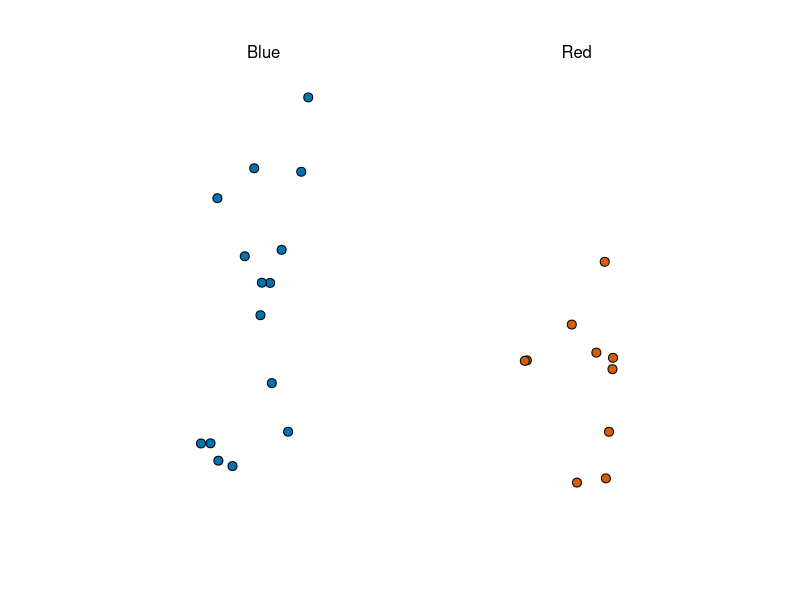
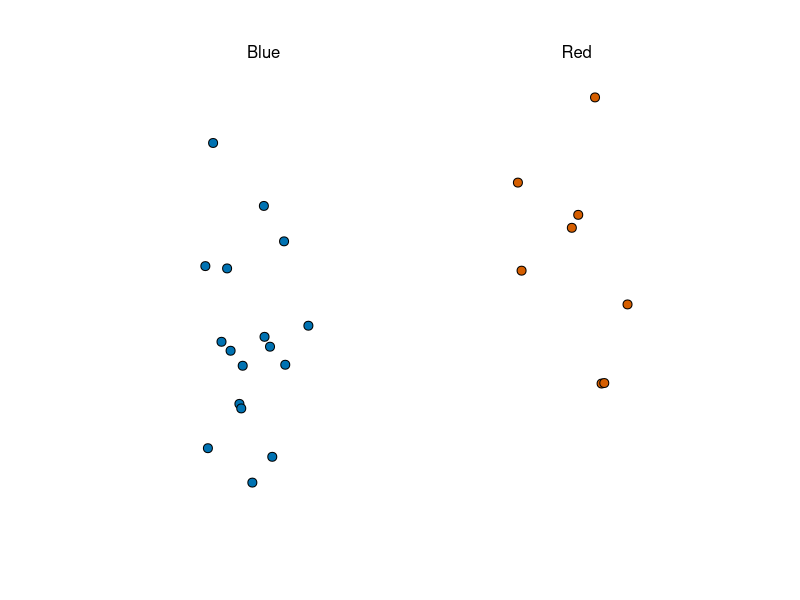
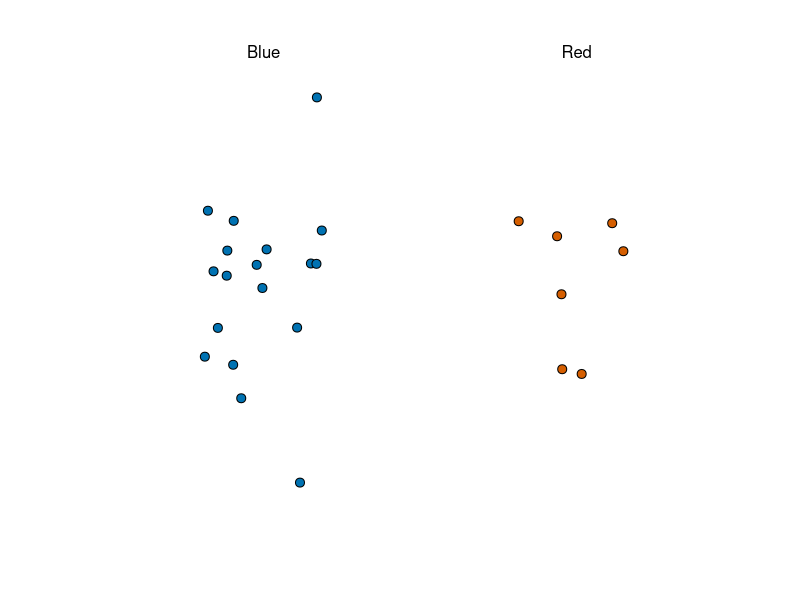
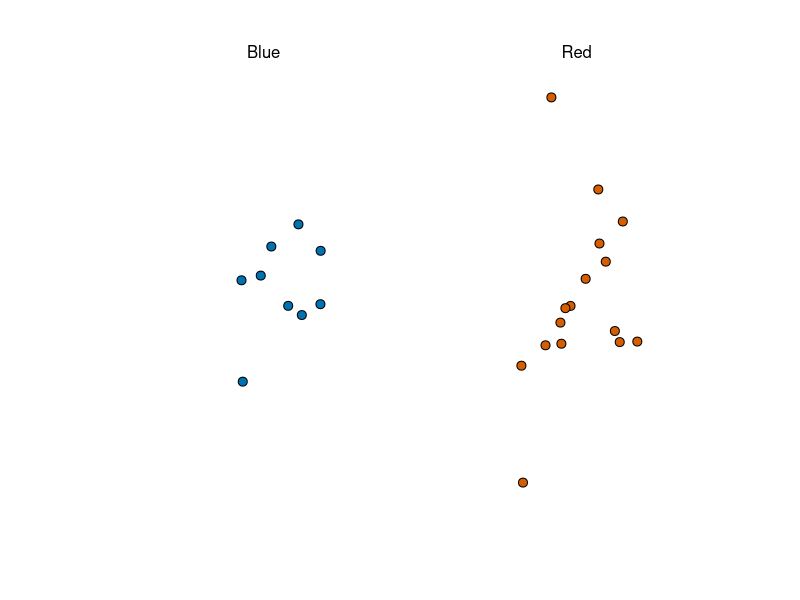
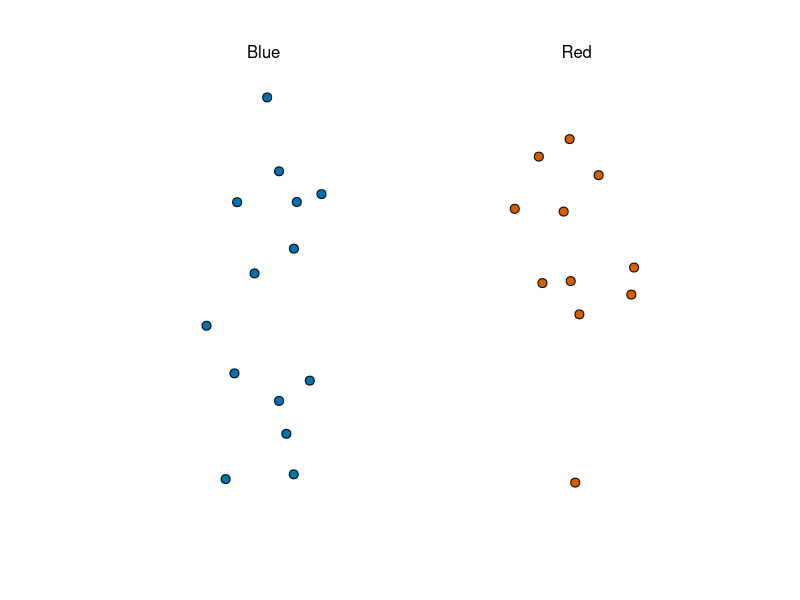
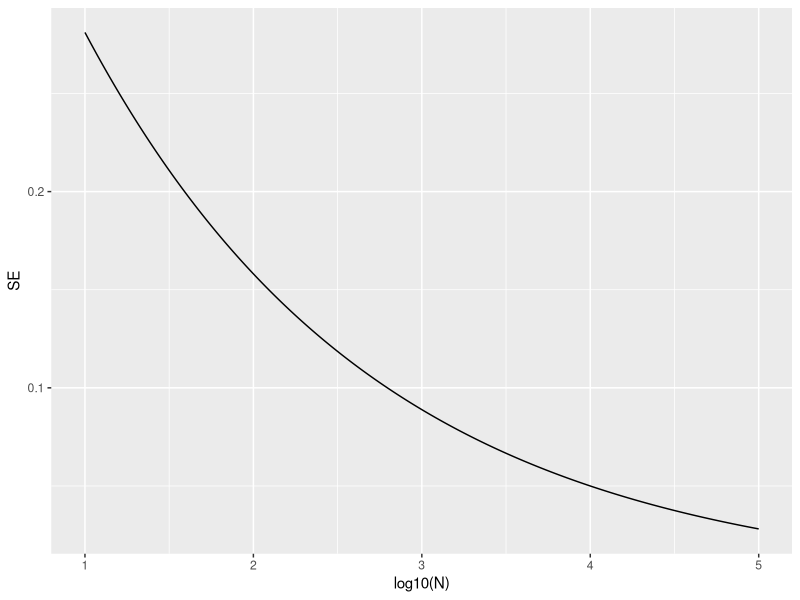
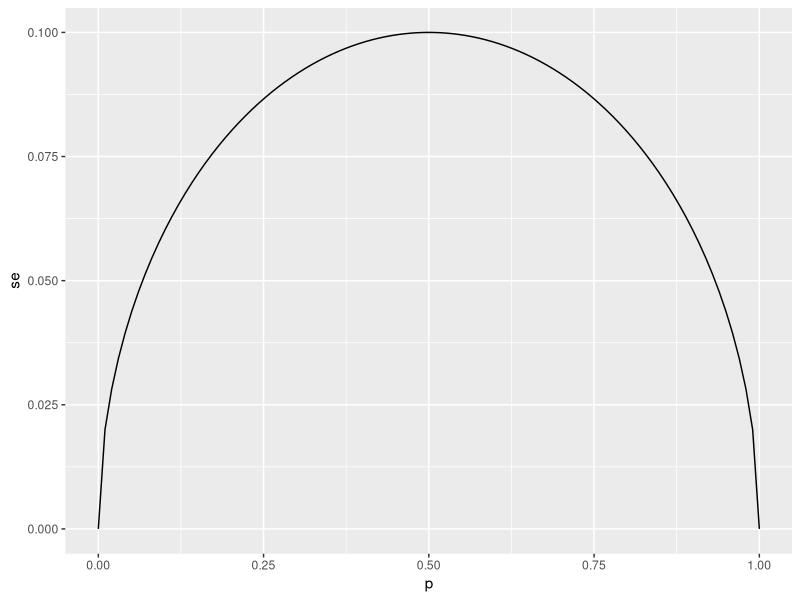
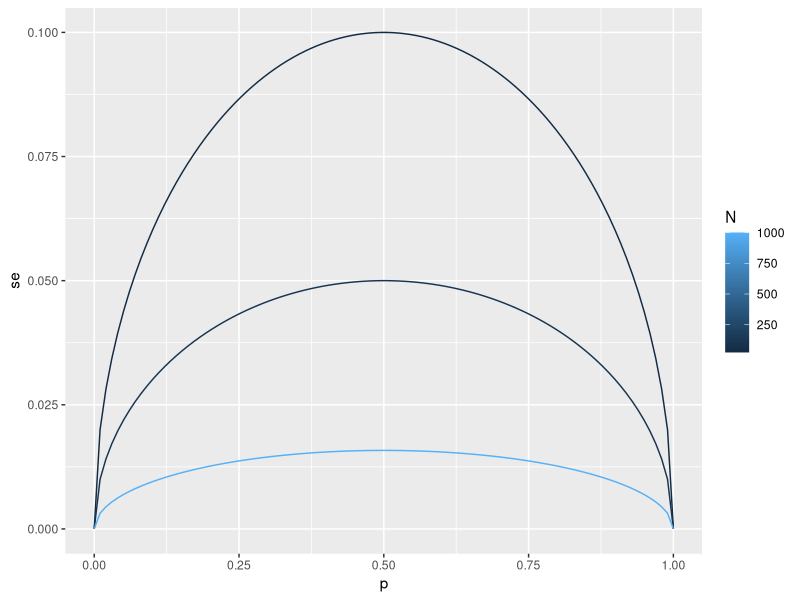

Recreate these plots in R, in order.
## ---- chunk 1
library(tidyverse)
library(dslabs)
library(ggplot2)
## ---- chunk 2
take_poll(25)
## ---- chunk 3
replicate(4, take_poll(25))
## ---- chunk 4
p = 0.51
N = 10^seq(1, 5, 0.01)
SE = sqrt(p*(1-p)/sqrt(N))
qplot(log10(N), SE, geom = "line")
## ---- chunk 5
sqrt(p*(1-p))/sqrt(1000)
## ---- chunk 6
p <- seq(0, 1, length = 100)
se <- sqrt(p*(1-p)/25)
qplot(p, se, geom="line")
## ---- chunk 7
N <- c(25, 100, 1000)
p <- seq(0, 1, length = 100)
se <- lapply(N,
             function(N){mutate(as.data.frame(p),
                                se = sqrt(p*(1-p)/N),
                                N =N)})
se <- do.call(rbind, se)
se %>% ggplot() +
  geom_line(aes(p, se, group = N, color = N))
## ---- chunk 8
p=0.45
N=25
2*sqrt(p*(1-p)/N)
## ---- chunk 9
x_hat <- 0.48
se <- sqrt(x_hat*(1-x_hat)/25)
se
## ---- chunk 10
pnorm(0.01/se) - pnorm(-0.01/se)
## ---- chunk 11
1.96*se
## ---- chunk 12
pnorm(1.96)-pnorm(-1.96)
## ---- chunk 13
B <- 10000
N <- 1000
x_hat <- replicate(B, {
  x <- sample(c(0,1), size = N, replace = TRUE, prob = c(1-p, p))
  mean(x)
})
## ---- chunk 14
p <- 0.45
N <- 1000

x <- sample(c(0,1), size = N, replace = TRUE, prob = c(1-p, p))
x_hat <- mean(x)
## ---- chunk 15
B <- 10000
x_hat <- replicate(B, {
  x <- sample(c(0,1), size = N, replace = TRUE, prob = c(1-p, p))
  mean(x)
})
## ---- chunk 16
mean(x_hat)
sd(x_hat)
## ---- chunk 17
# install.packages("gridExtra")
library(gridExtra)
grid.arrange(x_hat %>%
               as.data.frame() %>%
               ggplot() +
               geom_histogram(aes(x_hat), binwidth = 0.005, col = "black"),
             x_hat %>%
               as.data.frame() %>%
               ggplot() +
               geom_qq(aes(sample = x_hat)) +
               geom_qq_line(aes(sample = x_hat)),
             ncol=2)
## ---- chunk 18
p = seq(0.35, 0.65, 0.001)
SE = 2*sqrt(p*(1-p)/100000)
qplot(p, SE, geom="line")
## ---- chunk 19
take_sample <- function(p, N){
  X <- replicate(N, sample(c(1, 0), 1, prob = c(p, 1-p)))
  mean(X)
}
## ---- chunk 20
p <- 0.45
N = 100
B = 10000
errors = replicate(B, take_sample(p, N)-p)
X = errors + p
## ---- chunk 21
mean(errors)
hist(errors)
## ---- chunk 22
mean(abs(errors))
## ---- chunk 23
sd(errors)
## ---- chunk 24
sqrt(p*(1-p)/N)
## ---- chunk 25
set.seed(1)
x = replicate(B, take_sample(p, N))
sqrt(mean(x)*(1-mean(x))/N)
## ---- chunk 26
p = 0.5
N <- seq(100, 5000, 1)
se = sqrt(p*(1-p)/N)
qplot(N, se) + geom_hline(aes(yintercept = 0.01))
## ---- chunk 27
errors %>% as.data.frame %>%
  ggplot(aes(sample = errors)) +
  geom_qq() + geom_qq_line()
## ---- chunk 28
p = 0.45
N = 100
se = sqrt(p*(1-p)/N)
1 - pnorm(p, se, 0.5)
## ---- chunk 29
p_hat = 0.51
N = 100
se = sqrt(p_hat*(1-p_hat)/N)
se
2*(1-pnorm(0.01/se))
